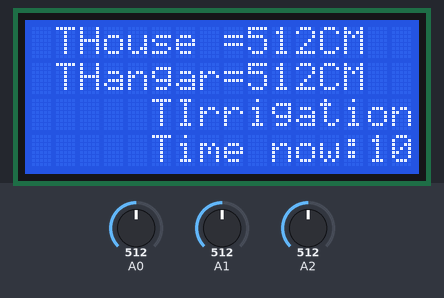
Bench run of a sketch on a simulated Arduino Uno, built with avr-gcc and run on an emulated ATmega328P. Parts: 16×4 character LCD. The test bench sets the inputs (shaded band); at power-on: A0 = 512, A1 = 512, A2 = 512. The local clock reads 2024-03-15 10:24:30 at power-on unless the sketch sets it.

Above: at 1.2 s.
1.3 s: A0 set to 108
4.3 s: A0 set to 88
7.3 s: A1 set to 0
At 7.8 s:
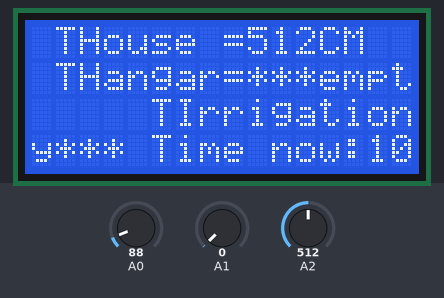
10.3 s: A2 set to 0
At 11.0 s:
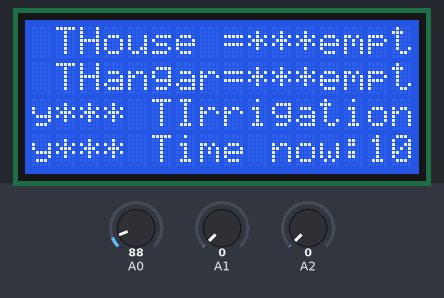
13.3 s: A1 set to 1023
At 14.8 s:
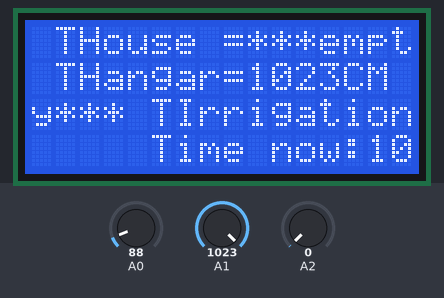
16.3 s: A2 set to 122
At 17.6 s:
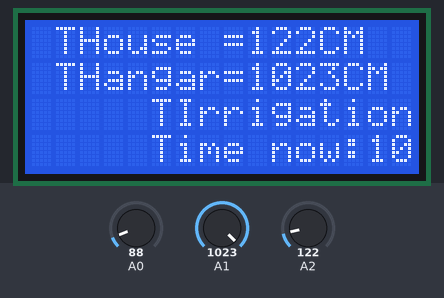
Timing chart, 0 to 19.3 s (numbered marks = the images above; inputs shaded):
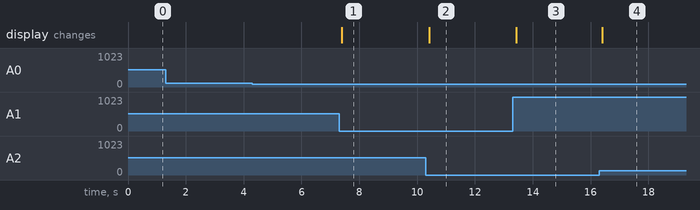

Measured:
- after the input at 1.3 s, every drawn part: stays the same
- after the input at 4.3 s, every drawn part: stays the same
- after the input at 7.3 s, the display: changes after 0.09 s (image 1)
- after the input at 10.3 s, the display: changes after 0.12 s (image 2)
- after the input at 13.3 s, the display: changes after 0.13 s (image 3)
- after the input at 16.3 s, the display: changes after 0.11 s (image 4)

The sketch:

screen_info.ino
```cpp
#include <LiquidCrystal_I2C.h>
#include <DS3231.h>
RTClib RTC;
DS3231 Clock;
LiquidCrystal_I2C lcd(0x27, 16, 4);


void setup() {
  // put your setup code here, to run once:
 lcd.begin();   // LCD screen
  lcd.backlight();
  lcd.clear();
  }

void loop() {
  // put your main code here, to run repeatedly:

int TI= analogRead(A0);
int Thangar= analogRead(A1);
int Thouse= analogRead(A2);
int H;
int M;
int S;
 DateTime now = RTC.now();
H = now.hour();
  M= now.minute();
S = now.second();
  lcd.clear();
        lcd.setCursor(0, 0);
            if(Thouse>0)
        {
        lcd.print(" THouse ="+String(Thouse)+ "CM");
        }
        else
        {
          lcd.print(" THouse =***empty***");
          }
        lcd.setCursor(0, 1);
          if(Thangar>0)
        {
        lcd.print(" THangar="+String(Thangar)+"CM");
        }
        else
        {
          lcd.print(" THangar=***empty***");
          }
        lcd.setCursor(0,2);
        if(TI>0)
        {
        lcd.print(" TIrrigation="+String(TI)+"CM");
        }
        else
        {
          lcd.print(" TIrrigation=***empty***");
          }
        lcd.setCursor(0, 3);
         lcd.print(" Time now:"+String(H)+ ":"+String(M) +":"+String(S) );

}
```
